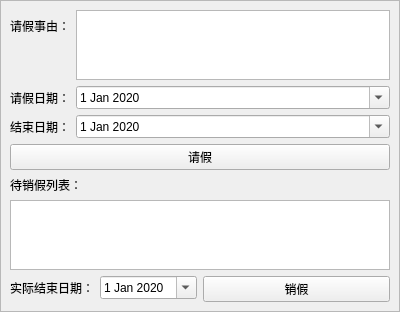
<?xml version="1.0" encoding="UTF-8"?>
<ui version="4.0">
 <class>RequestPart</class>
 <widget class="QWidget" name="RequestPart">
  <property name="geometry">
   <rect>
    <x>0</x>
    <y>0</y>
    <width>400</width>
    <height>300</height>
   </rect>
  </property>
  <property name="windowTitle">
   <string>Form</string>
  </property>
  <layout class="QVBoxLayout" name="verticalLayout">
   <property name="leftMargin">
    <number>0</number>
   </property>
   <property name="topMargin">
    <number>0</number>
   </property>
   <property name="rightMargin">
    <number>0</number>
   </property>
   <property name="bottomMargin">
    <number>0</number>
   </property>
   <item>
    <widget class="QFrame" name="frame">
     <property name="frameShape">
      <enum>QFrame::StyledPanel</enum>
     </property>
     <property name="frameShadow">
      <enum>QFrame::Raised</enum>
     </property>
     <layout class="QVBoxLayout" name="verticalLayout_2">
      <item>
       <layout class="QFormLayout" name="formLayout">
        <item row="0" column="0">
         <widget class="QLabel" name="reasonLabel">
          <property name="text">
           <string>请假事由：</string>
          </property>
         </widget>
        </item>
        <item row="0" column="1">
         <widget class="QTextEdit" name="reasonEdit"/>
        </item>
        <item row="1" column="0">
         <widget class="QLabel" name="startTimeLabel">
          <property name="text">
           <string>请假日期：</string>
          </property>
         </widget>
        </item>
        <item row="2" column="0">
         <widget class="QLabel" name="endTimeLabel">
          <property name="text">
           <string>结束日期：</string>
          </property>
         </widget>
        </item>
        <item row="1" column="1">
         <widget class="QDateEdit" name="startTimeEdit">
          <property name="calendarPopup">
           <bool>true</bool>
          </property>
          <property name="date">
           <date>
            <year>2020</year>
            <month>1</month>
            <day>1</day>
           </date>
          </property>
         </widget>
        </item>
        <item row="2" column="1">
         <widget class="QDateEdit" name="endTimeEdit">
          <property name="calendarPopup">
           <bool>true</bool>
          </property>
          <property name="date">
           <date>
            <year>2020</year>
            <month>1</month>
            <day>1</day>
           </date>
          </property>
         </widget>
        </item>
       </layout>
      </item>
      <item>
       <layout class="QHBoxLayout" name="horizontalLayout">
        <item>
         <widget class="QPushButton" name="createButton">
          <property name="text">
           <string>请假</string>
          </property>
         </widget>
        </item>
       </layout>
      </item>
      <item>
       <widget class="QLabel" name="listLabel">
        <property name="text">
         <string>待销假列表：</string>
        </property>
       </widget>
      </item>
      <item>
       <widget class="QTableView" name="tableView"/>
      </item>
      <item>
       <layout class="QHBoxLayout" name="horizontalLayout_2">
        <item>
         <layout class="QFormLayout" name="formLayout_2">
          <item row="1" column="0">
           <widget class="QLabel" name="actualEndTimeLabel">
            <property name="text">
             <string>实际结束日期：</string>
            </property>
           </widget>
          </item>
          <item row="1" column="1">
           <widget class="QDateEdit" name="actualEndTimeEdit">
            <property name="calendarPopup">
             <bool>true</bool>
            </property>
            <property name="date">
             <date>
              <year>2020</year>
              <month>1</month>
              <day>1</day>
             </date>
            </property>
           </widget>
          </item>
         </layout>
        </item>
        <item>
         <widget class="QPushButton" name="finishButton">
          <property name="text">
           <string>销假</string>
          </property>
         </widget>
        </item>
       </layout>
      </item>
     </layout>
    </widget>
   </item>
  </layout>
 </widget>
 <resources/>
 <connections/>
</ui>
